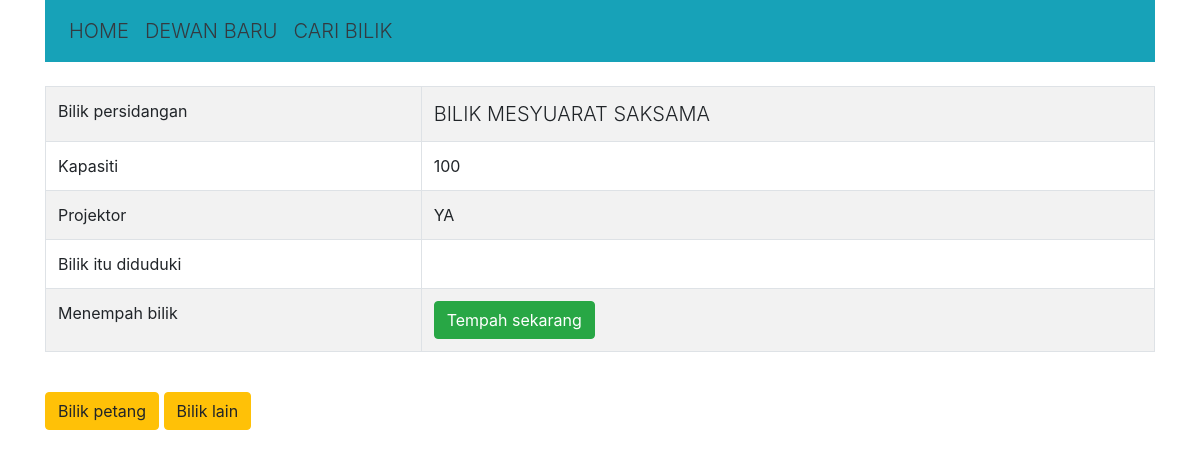
Before: /room/2/ with the older database file.
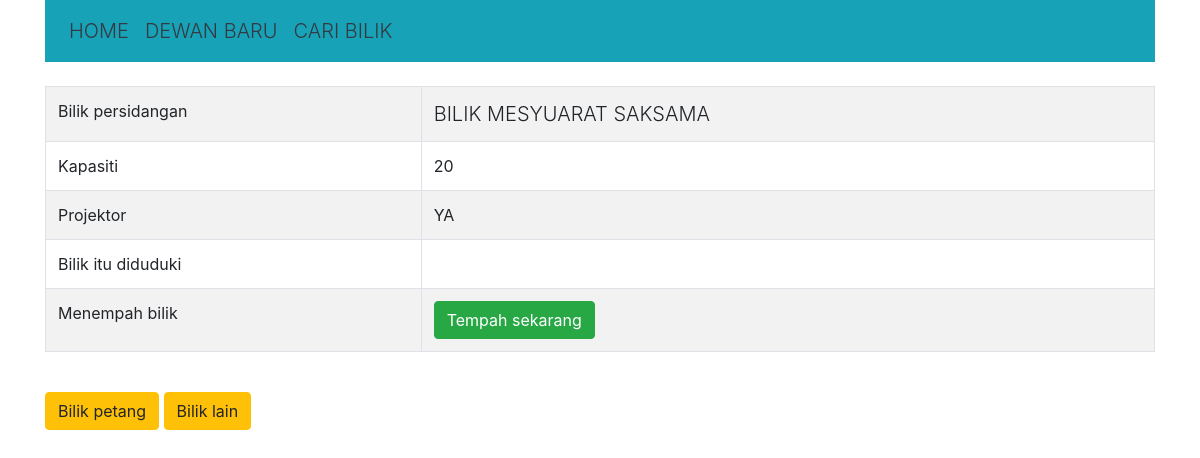
After: the same page with the newer database file.
### booking_app/models.py (models this page shows, shortened)
class Room(models.Model):
    name = models.CharField(max_length=100)
    capacity = models.IntegerField()
    projector = models.BooleanField(default=True)

### booking_app/views.py (the view)
# urls.py: path('room/<int:id>/', views.room, name='room'),
def room(request, id):
    id = int(id)
    room = Room.objects.get(pk=id)
    reservations = room.reservation_set.filter(date__gte=today).order_by('date')
    rooms = Room.objects.all()
    if room.projector == True:
        projector = "YA"
    else:
        projector = "TIDAK"
    ctx = {
        "room": room,
        "projector": projector,
        "reservations":reservations,
        "rooms":rooms,
    }
    return render(request, 'booking/room.html', ctx)

### booking_app/templates/booking/room.html (shortened to what this page needs)
{% extends 'booking/base.html' %}
{% block content %}
    <br/>
    <table class="table table-bordered table-striped">
        <tr>
            <td>Bilik persidangan</td>
            <td class="lead">{{ room.name|upper }}</td>
        </tr>
        <tr>
            <td>Kapasiti</td>
            <td>{{ room.capacity }}</td>
        </tr>
        <tr>
            <td>Projektor</td>
            <td>{{ projector }}</td>
        </tr>
        <tr>
            <td>Bilik itu diduduki</td>
            <td>{% for reservation in reservations %}{{ reservation }}<br/>{% endfor %}</td>
        </tr>
        <tr>
            <td>Menempah bilik</td>
            <td>
                <a href="{% url 'booking:reservation' room.id %}">
                <button class="btn btn-success">Tempah sekarang</button></a>
            </td>
        </tr>
    </table>
    <br/>
    {% if room.id > 1 %}
        <a href="{% url 'booking:room' room.id|add:'-1' %}">
            <button class="btn btn-warning">Bilik petang</button>
        </a>
    {% else %}
        <a href="{% url 'booking:room' rooms|length %}">
            <button class="btn btn-warning">Bilik petang</button>
        </a>
    {% endif %}
    {% if room.id < rooms|length %}
        <a href="{% url 'booking:room' room.id|add:'1' %}">
            <button class="btn btn-warning">Bilik lain</button>
        </a>
    {% else %}
        <a href="{% url 'booking:room' 1 %}">
            <button class="btn btn-warning">Bilik lain</button>
        </a>
    {% endif %}
    <br/>
{% endblock %}

Changed rows visible on the page:
changed Room "BILIK MESYUARAT SAKSAMA": capacity "100" → "20"
